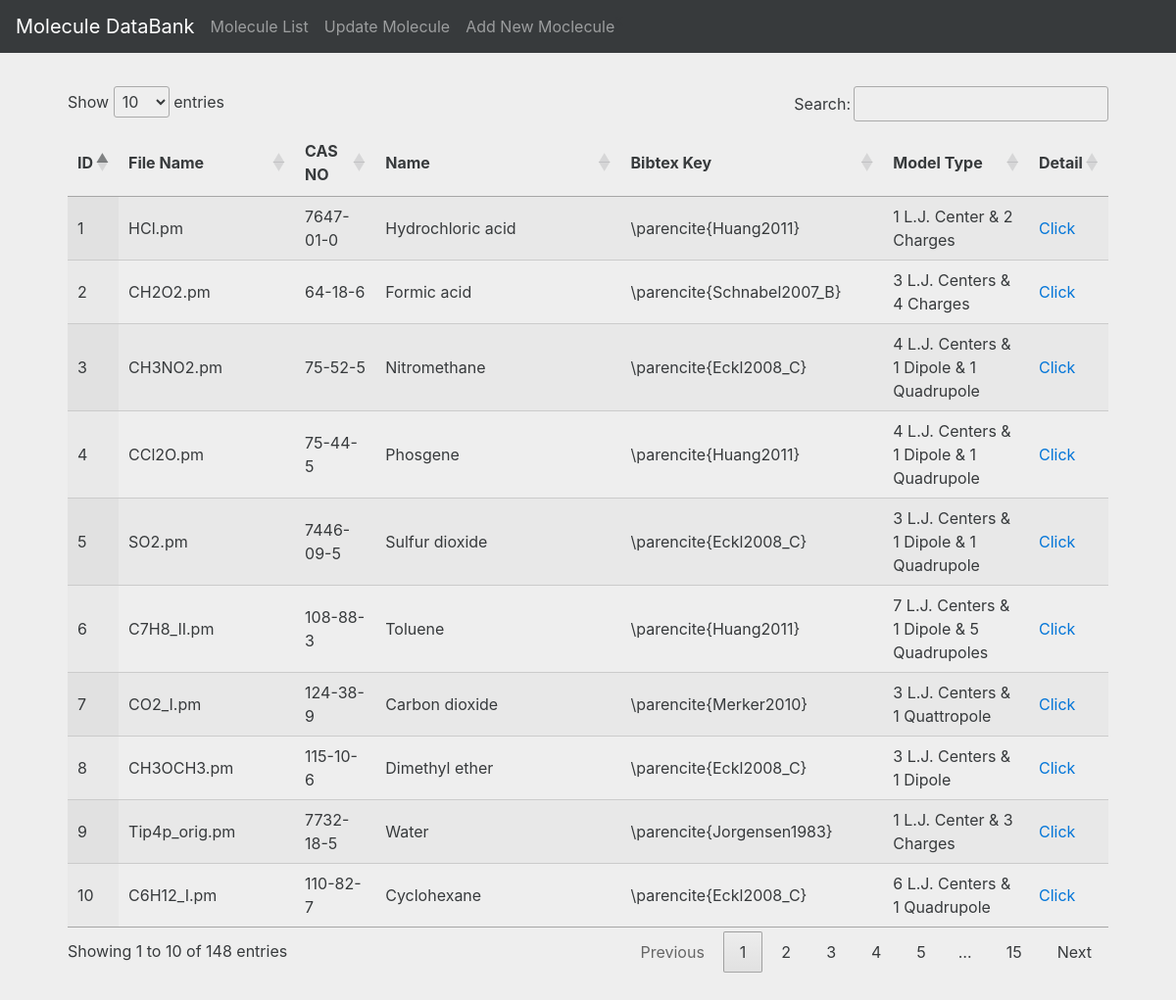
Screenshot of /moleculeDB/detail.php with the database file from the repository.
### tables this page shows
CREATE TABLE `master_entry` (
  `master_id` int(11) NOT NULL,
  `filename` varchar(100) NOT NULL,
  `cas_no` varchar(100) NOT NULL,
  `name` varchar(50) NOT NULL,
  `bibtex_key` varchar(100) NOT NULL,
  `model_type` varchar(100) NOT NULL,
  `memory_loc` varchar(100) NOT NULL
);

### moleculeDB/detail.php (the view, shortened to what this page needs)
<!DOCTYPE html>
<html lang="en">
<head>
    <link href="css/bootstrap.min.css" rel="stylesheet">
    <link href="css/starter-template.css" rel="stylesheet">
    <link href="css/signin.css" rel="stylesheet">
    <link href="https://cdn.datatables.net/1.10.12/css/jquery.dataTables.min.css" rel="stylesheet">
</head>
<body data-gr-c-s-loaded="true">
<?php include 'include/nav.php'; ?>
<div class="container">
    <div class="starter-template">
        <?php
        $user_name = "root";
        $password = "admin";
        $server = "127.0.0.1";
        $db_handle = mysql_connect($server, $user_name, $password);
        ?>
        <table id="example" class="display" cellspacing="0" width="100%">
            <thead>
            <tr>
                <th>ID</th>
                <th>File Name</th>
                <th>CAS NO</th>
                <th>Name</th>
                <th>Bibtex Key</th>
                <th>Model Type</th>
                <th>Detail</th>
            </tr>
            </thead>
            <tbody>
            <?php
            $q = "select * from master_entry;";
            $result = mysql_query($q, $db_handle);
            while ($row = mysql_fetch_assoc($result)) {
                echo "<tr style='text-align: left'>";
                echo "<td>" . $row['master_id'] . "</td>";
                echo "<td>" . $row['filename'] . "</td>";
                echo "<td>" . $row['cas_no'] . "</td>";
                echo "<td>" . $row['name'] . "</td>";
                echo "<td>" . $row['bibtex_key'] . "</td>";
                echo "<td>" . $row['model_type'] . "</td>";
                echo "<td><a href='moldetail.php?id=" . $row['master_id'] . "'> Click </a> </td>";
                echo "</tr>";
            }
            ?>
            </tbody>
        </table>
    </div>
</div>
</body>
</html>

### moleculeDB/include/nav.php
<nav class="navbar navbar-fixed-top navbar-dark bg-inverse">
    <a class="navbar-brand" href="detail.php">Molecule DataBank</a>
    <ul class="nav navbar-nav">
        <li class="nav-item ">
            <a class="nav-link" href="detail.php">Molecule List </a>
        </li>
        <li class="nav-item">
            <a class="nav-link" href="#">Update Molecule</a>
        </li>
        <li class="nav-item">
            <a class="nav-link" href="addmol.php">Add New Moclecule</a>
        </li>   x
    </ul>
</nav>

### moleculeDB/css/starter-template.css (style rules this page uses)
body { padding-top: 5rem; }
.starter-template { padding: 3rem 1.5rem; text-align: center; }

### moleculeDB/css/signin.css (style rules this page uses)
body { padding-top: 40px; padding-bottom: 40px; background-color: #eee; }

### rows the page displays
master_entry: master_id "1", filename "HCl.pm", cas_no "7647-01-0", name "Hydrochloric acid", bibtex_key "\\parencite{Huang2011}", model_type "1 L.J. Center & 2 Charges"
master_entry: master_id "2", filename "CH2O2.pm", cas_no "64-18-6", name "Formic acid", bibtex_key "\\parencite{Schnabel2007_B}", model_type "3 L.J. Centers & 4 Charges"
master_entry: master_id "3", filename "CH3NO2.pm", cas_no "75-52-5", name "Nitromethane", bibtex_key "\\parencite{Eckl2008_C}", model_type "4 L.J. Centers & 1 Dipole & 1 Quadrupole"
master_entry: master_id "4", filename "CCl2O.pm", cas_no "75-44-5", name "Phosgene", bibtex_key "\\parencite{Huang2011}", model_type "4 L.J. Centers & 1 Dipole & 1 Quadrupole"
master_entry: master_id "5", filename "SO2.pm", cas_no "7446-09-5", name "Sulfur dioxide", bibtex_key "\\parencite{Eckl2008_C}", model_type "3 L.J. Centers & 1 Dipole & 1 Quadrupole"
master_entry: master_id "6", filename "C7H8_II.pm", cas_no "108-88-3", name "Toluene", bibtex_key "\\parencite{Huang2011}", model_type "7 L.J. Centers & 1 Dipole & 5 Quadrupoles"
master_entry: master_id "7", filename "CO2_I.pm", cas_no "124-38-9", name "Carbon dioxide", bibtex_key "\\parencite{Merker2010}", model_type "3 L.J. Centers & 1 Quattropole"
master_entry: master_id "8", filename "CH3OCH3.pm", cas_no "115-10-6", name "Dimethyl ether", bibtex_key "\\parencite{Eckl2008_C}", model_type "3 L.J. Centers & 1 Dipole"
master_entry: master_id "9", filename "Tip4p_orig.pm", cas_no "7732-18-5", name "Water", bibtex_key "\\parencite{Jorgensen1983}", model_type "1 L.J. Center & 3 Charges"
master_entry: master_id "10", filename "C6H12_I.pm", cas_no "110-82-7", name "Cyclohexane", bibtex_key "\\parencite{Eckl2008_C}", model_type "6 L.J. Centers & 1 Quadrupole"
